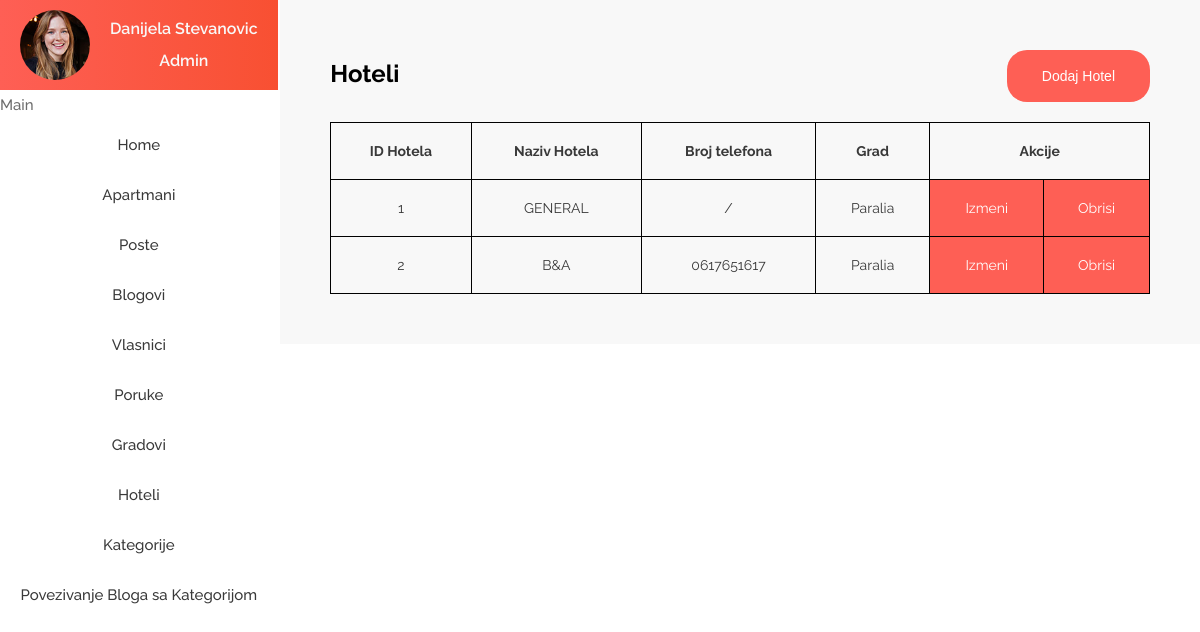
The page /cms/showHoteli.php on the database as committed earlier.
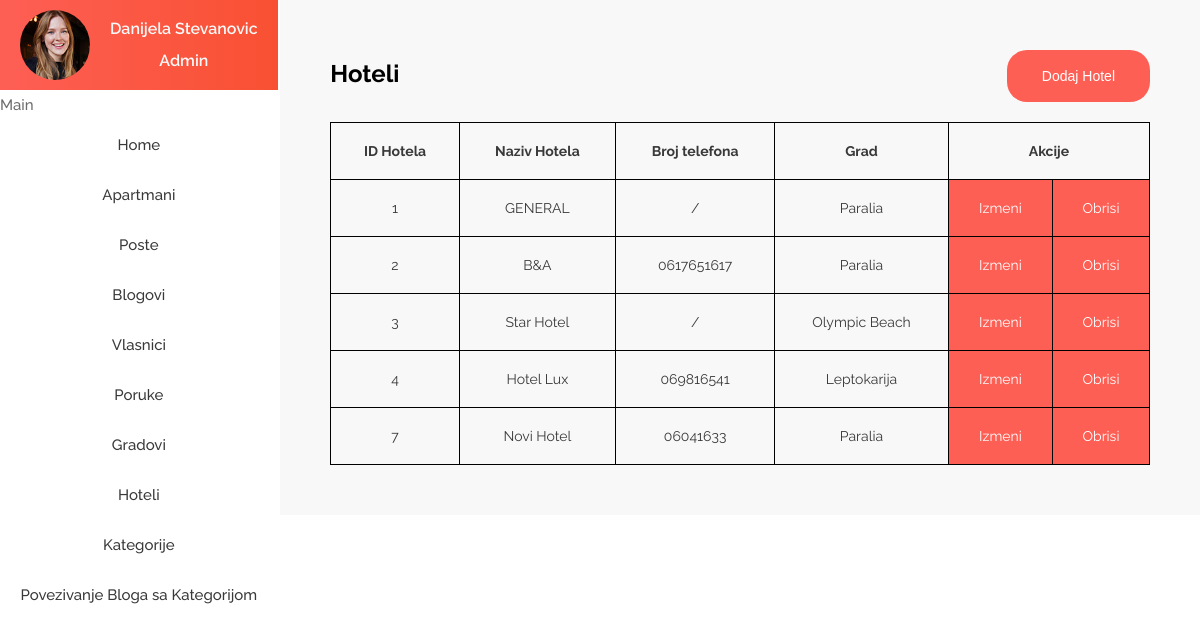
The same page on the database as committed later.
### tables this page shows
CREATE TABLE `hoteli` (
  `idHotela` int(11) NOT NULL,
  `nazivHotela` varchar(45) NOT NULL,
  `brTelefona` varchar(45) NOT NULL,
  `idGrada` int(11) NOT NULL
);

CREATE TABLE `gradovi` (
  `idGrada` int(4) NOT NULL,
  `nazivGrada` varchar(25) NOT NULL
);

### cms/showHoteli.php (the view, shortened to what this page needs)
<?php
include "../includes/header.php";
include "includes/admin_side.php";
include "funkcije.php";
$query = "SELECT `idHotela`, `nazivHotela`, `brTelefona`,gradovi.nazivGrada FROM `hoteli` INNER JOIN gradovi ON hoteli.idGrada = gradovi.idGrada";
$res = mysqli_query($con, $query);
?>
<div class="admin__content">
    <div class="apartmani">
        <div class="apartmani__tekst">
            <span class="span-bold">Hoteli</span>
            <button class="btn" onclick="window.location.href='addHoteli'">Dodaj Hotel</button>
        </div>
        <table class="apartmani__table">
            <tr>
                <th>ID Hotela</th>
                <th>Naziv Hotela</th>
                <th>Broj telefona</th>
                <th>Grad</th>
                <th colspan="2">Akcije</th>
            </tr>
            <?php
            while ($row = mysqli_fetch_assoc($res)) {
                $id = $row['idHotela'];
                $nazivHotela = $row['nazivHotela'];
                $brTelefona = $row['brTelefona'];
                $nazivGrada = $row['nazivGrada'];
            ?>
                <tr>
                    <td><?php echo $id ?></td>
                    <td><?php echo $nazivHotela ?></td>
                    <td><?php echo $brTelefona ?></td>
                    <td><?php echo $nazivGrada ?></td>
                    <?php addAkcije('editHoteli', $id) ?>
                </tr>
            <?php } ?>
        </table>
    </div>
</div>

### includes/header.php (shortened to what this page needs)
<?php
$filename = basename($_SERVER['PHP_SELF'], ".php");
?>
<!DOCTYPE html>
<html lang="en">
<head>
    <link rel="stylesheet" href='<?php if ($filename == "index" || $filename == "ty") {
                                        echo "css/style.css";
                                    } else echo "../css/style.css"; ?>' />
    <link href="https://css.gg/phone.css" rel="stylesheet" />
    <link href="https://css.gg/css?=|menu-right-alt" rel="stylesheet" />
</head>
<body>

### cms/includes/admin_side.php
<section class="admin__side">
    <div class="admin__top">
        <img src="../images/user_1.jpg" alt="Admin user" class="admin__img">
        <div class="admin__top-name">
            <span class="span-bold">Danijela Stevanovic</span>
            <span class="span">Admin</span>
        </div>
    </div>
    <div class="admin__main">
        <span class="span">Main</span>
        <ul class="admin__ul">
            <a href="#" class="span">
                <li class="admin__li">Home</li>
            </a>
            <a href="showApartmani" class="span">
                <li class="admin__li">Apartmani</li>
            </a>
            <a href="showNewsletter" class="span">
                <li class="admin__li">Poste</li>
            </a>
            <a href="showBlog" class="span">
                <li class="admin__li">Blogovi</li>
            </a>
            <a href="showVlasnici" class="span">
                <li class="admin__li">Vlasnici</li>
            </a>
            <a href="showPoruke" class="span">
                <li class="admin__li">Poruke</li>
            </a>
            <a href="showGradovi" class="span">
                <li class="admin__li">Gradovi</li>
            </a>
            <a href="showHoteli" class="span">
                <li class="admin__li">Hoteli</li>
            </a>
            <a href="showKategorije" class="span">
                <li class="admin__li">Kategorije</li>
            </a>
            <a href="showPovezivanje" class="span">
                <li class="admin__li">Povezivanje Bloga sa Kategorijom</li>
            </a>
        </ul>
    </div>
</section>

### cms/funkcije.php (shortened to what this page needs)
<?php
function addAkcije($location, $id)
{
?>
    <td class="admin__td"><a onclick="window.location.href = `<?php echo $location ?>.php?id=${<?php echo $id ?>}`" href="#" class="admin__akcije">Izmeni</a></td>
    <td class="admin__td"><a onclick="window.location.href = `?id=${<?php echo $id ?>}`" href="#" class="admin__akcije">Obrisi</a></td>
    <?php
}
    ?>

### css/style.css (style rules this page uses)
.span { font-size: 1.5rem; color: #6d6d6d; line-height: 2; font-weight: 500; }
.span-bold { color: #000; font-weight: 700; font-size: 2.4rem; line-height: 2; }
*, *::after, *::before { margin: 0; padding: 0; box-sizing: border-box; }
a { text-decoration: none; }
html { font-size: 62.5%; }
body { font-family: "Raleway", sans-serif; font-weight: 400; color: #fff; background: #fff; }
.btn { background-color: #fe5f55; outline: none; border: none; font-size: 1.4rem; padding: 1.8rem 3.5rem; color: #fff; transition: all 0.2s; cursor: pointer; text-align: center; }
.admin__side { height: 100vh; position: fixed; }
.admin__top { display: flex; align-items: center; gap: 2rem; background: #f85032; background: -webkit-linear-gradient(to right, #fe5f55, #f85032); background: linear-gradient(to right, #fe5f55, #f85032); padding: 1rem 2rem; }
.admin__top-name { display: flex; text-align: center; flex-direction: column; }
.admin__top-name > span { font-size: 1.6rem; font-weight: 600; color: #f8f8f8; }
.admin__img { border-radius: 50%; width: 7rem; height: 7rem; }
.admin__ul { width: 100%; display: flex; flex-direction: column; }
.admin__ul > a { color: #393939; display: block; text-align: center; width: 100%; padding: 1rem; }
.admin__content { float: right; background-color: #f8f8f8; }
.admin__td { background-color: #fe5f55; }
.admin__akcije { color: #fff; }
.apartmani { padding: 5rem; }
.apartmani__tekst { display: flex; justify-content: space-between; }
.apartmani__tekst > button { border-radius: 2rem; }
.apartmani__table { margin-top: 2rem; color: #393939; width: 100%; text-align: center; font-size: 1.4rem; border-collapse: collapse; }
.apartmani__table th, .apartmani__table td, .apartmani__table tr { border: 1px solid #000; padding: 2rem; }

Rows that differ between the two databases and show on the page:
added hoteli: idHotela "3", nazivHotela "Star Hotel", brTelefona "/", idGrada.nazivGrada "Olympic Beach"
added hoteli: idHotela "4", nazivHotela "Hotel Lux", brTelefona "069816541", idGrada.nazivGrada "Leptokarija"
added hoteli: idHotela "7", nazivHotela "Novi Hotel", brTelefona "06041633", idGrada.nazivGrada "Paralia"
